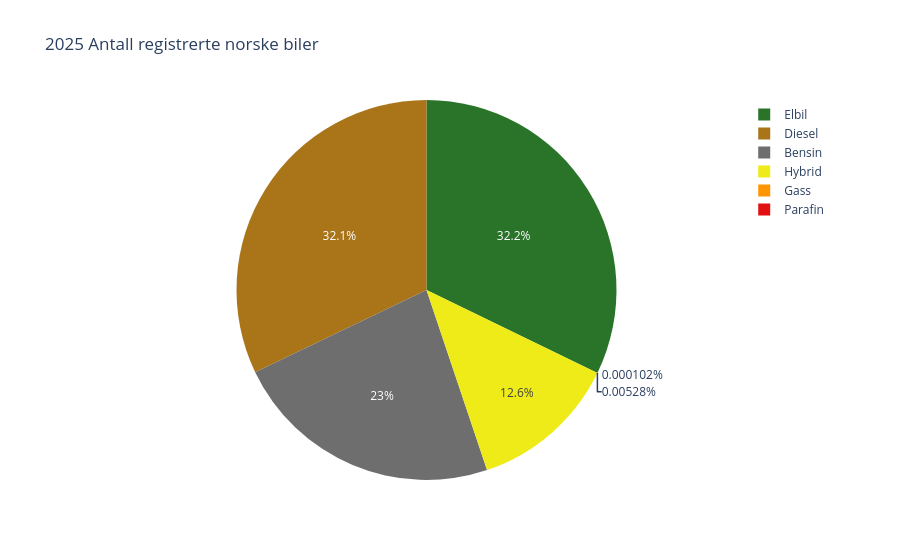

Notebook code cell kept with this figure:
### Code cell
color_map = {
    'Bensin': "#6E6E6E",
    'Diesel': "#AA7519",
    'Elbil': "#2A7429",
    'Hybrid':  "#EEEB18",
    'Parafin': "#E11111",
    'Gass':  "#FF9500"
}

# 3. Lag diagrammet med både names og color satt til den nye kolonnen
fig = px.pie(
    bil_df,
    names='Drivstoff_type',
    color='Drivstoff_type',
    values='Antall',
    title='2025 Antall registrerte norske biler',
    color_discrete_map=color_map,
)

fig.show()

### Figure 1 — Plotly figure (JSON) as saved in the notebook; plotly's stock layout.template omitted (floating-point values rounded to 4 significant figures)
{"data": [{"customdata": [["Bensin"], ["Diesel"], ["Elbil"], ["Hybrid"], ["Parafin"], ["Gass"]], "domain": {"x": [0, 1], "y": [0, 1]}, "hovertemplate": "Drivstoff_type=%{customdata[0]}<br>Antall=%{value}<extra></extra>", "labels": ["Bensin", "Diesel", "Elbil", "Hybrid", "Parafin", "Gass"], "legendgroup": "", "marker": {"colors": ["#6E6E6E", "#AA7519", "#2A7429", "#EEEB18", "#E11111", "#FF9500"]}, "name": "", "showlegend": true, "type": "pie", "values": [676614, 942780, 945182, 371004, 3, 155]}], "layout": {"legend": {"tracegroupgap": 0}, "title": {"text": "2025 Antall registrerte norske biler"}}}
